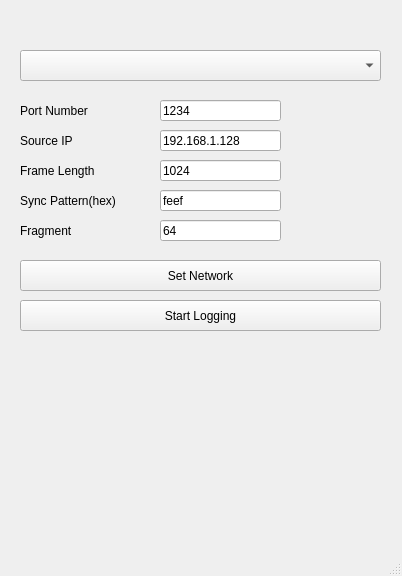
<?xml version="1.0" encoding="UTF-8"?>
<ui version="4.0">
 <class>MainWindow</class>
 <widget class="QMainWindow" name="MainWindow">
  <property name="geometry">
   <rect>
    <x>0</x>
    <y>0</y>
    <width>402</width>
    <height>576</height>
   </rect>
  </property>
  <property name="windowTitle">
   <string>MainWindow</string>
  </property>
  <widget class="QWidget" name="centralwidget">
   <widget class="QComboBox" name="CB_DevList">
    <property name="geometry">
     <rect>
      <x>20</x>
      <y>50</y>
      <width>361</width>
      <height>31</height>
     </rect>
    </property>
   </widget>
   <widget class="QLabel" name="Lbl_PortNum">
    <property name="geometry">
     <rect>
      <x>20</x>
      <y>100</y>
      <width>81</width>
      <height>21</height>
     </rect>
    </property>
    <property name="text">
     <string>Port Number</string>
    </property>
   </widget>
   <widget class="QLineEdit" name="LE_PortNum">
    <property name="geometry">
     <rect>
      <x>160</x>
      <y>100</y>
      <width>121</width>
      <height>21</height>
     </rect>
    </property>
    <property name="text">
     <string>1234</string>
    </property>
   </widget>
   <widget class="QLabel" name="Lbl_SrcIP">
    <property name="geometry">
     <rect>
      <x>20</x>
      <y>130</y>
      <width>81</width>
      <height>21</height>
     </rect>
    </property>
    <property name="text">
     <string>Source IP</string>
    </property>
   </widget>
   <widget class="QLineEdit" name="LE_SrcIP">
    <property name="geometry">
     <rect>
      <x>160</x>
      <y>130</y>
      <width>121</width>
      <height>21</height>
     </rect>
    </property>
    <property name="text">
     <string>192.168.1.128</string>
    </property>
   </widget>
   <widget class="QPushButton" name="PB_SetNetwork">
    <property name="geometry">
     <rect>
      <x>20</x>
      <y>260</y>
      <width>361</width>
      <height>31</height>
     </rect>
    </property>
    <property name="text">
     <string>Set Network</string>
    </property>
   </widget>
   <widget class="QPushButton" name="PB_Start">
    <property name="geometry">
     <rect>
      <x>20</x>
      <y>300</y>
      <width>361</width>
      <height>31</height>
     </rect>
    </property>
    <property name="text">
     <string>Start Logging</string>
    </property>
   </widget>
   <widget class="QLabel" name="Lbl_FrameLen">
    <property name="geometry">
     <rect>
      <x>20</x>
      <y>160</y>
      <width>81</width>
      <height>21</height>
     </rect>
    </property>
    <property name="text">
     <string>Frame Length</string>
    </property>
   </widget>
   <widget class="QLineEdit" name="LE_FrameLen">
    <property name="geometry">
     <rect>
      <x>160</x>
      <y>160</y>
      <width>121</width>
      <height>21</height>
     </rect>
    </property>
    <property name="text">
     <string>1024</string>
    </property>
   </widget>
   <widget class="QLabel" name="Lbl_Pattern">
    <property name="geometry">
     <rect>
      <x>20</x>
      <y>190</y>
      <width>101</width>
      <height>21</height>
     </rect>
    </property>
    <property name="text">
     <string>Sync Pattern(hex)</string>
    </property>
   </widget>
   <widget class="QLineEdit" name="LE_Pattern">
    <property name="geometry">
     <rect>
      <x>160</x>
      <y>190</y>
      <width>121</width>
      <height>21</height>
     </rect>
    </property>
    <property name="text">
     <string>feef</string>
    </property>
   </widget>
   <widget class="QLabel" name="Lbl_Fragment">
    <property name="geometry">
     <rect>
      <x>20</x>
      <y>220</y>
      <width>101</width>
      <height>21</height>
     </rect>
    </property>
    <property name="text">
     <string>Fragment</string>
    </property>
   </widget>
   <widget class="QLineEdit" name="LE_Fragment">
    <property name="geometry">
     <rect>
      <x>160</x>
      <y>220</y>
      <width>121</width>
      <height>21</height>
     </rect>
    </property>
    <property name="text">
     <string>64</string>
    </property>
   </widget>
  </widget>
  <widget class="QMenuBar" name="menubar">
   <property name="geometry">
    <rect>
     <x>0</x>
     <y>0</y>
     <width>402</width>
     <height>20</height>
    </rect>
   </property>
  </widget>
  <widget class="QStatusBar" name="statusbar"/>
 </widget>
 <resources/>
 <connections/>
</ui>
